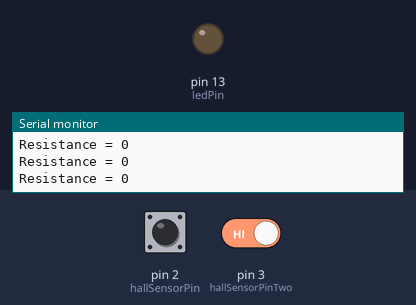
The sketch below on a simulated Arduino Uno, built with avr-gcc and run on an emulated ATmega328P. On the bench: output pins drawn as LEDs (lit = HIGH), the last lines printed to the serial monitor. The inputs (shaded band) are chosen by the test bench; at power-on: pin 2 (hallSensorPin) HIGH, pin 3 (hallSensorPinTwo) HIGH.

Above: at 1.2 s.
1.3 s: pin 2 (hallSensorPin) driven LOW
At 2.5 s:
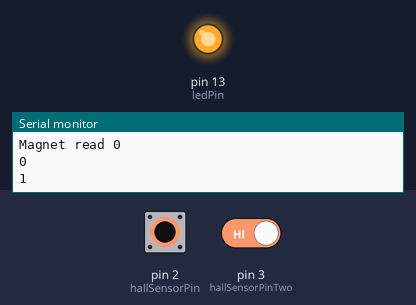
2.8 s: pin 3 (hallSensorPinTwo) driven LOW
5.8 s: pin 2 (hallSensorPin) driven HIGH and pin 3 (hallSensorPinTwo) driven HIGH
8.8 s: pin 2 (hallSensorPin) pulsed LOW 2 times (0.12 s each, 0.3 s apart)
Timing chart, 0 to 11.8 s (numbered marks = the images above; inputs shaded):
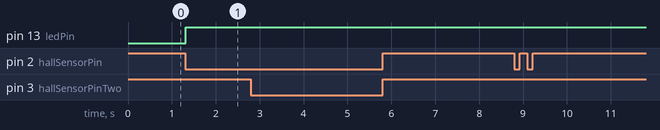

The sketch:

HallEffectRetrofit_both_Directions_work.ino
```cpp
int hallSensorPin = 2;
int hallSensorPinTwo = 3;
//int hallSensorPinThree = 4;
//int hallSensorPinFour = 5;
int ledPin = 13;
int stateOne = 0;
int stateTwo = 0;
//int stateThree = 0;
//int stateFour = 0;
unsigned long counter = 0;
int hasOneGoneOff = 0;
int hasTwoGoneOff = 0;
//int hasThreeGoneOff = false;
//int hasFourGoneOff = true;

void setup() {
  // code here, to run once:
 Serial.begin(9600);
 pinMode(ledPin, OUTPUT);
 pinMode(hallSensorPin, INPUT);
 pinMode(hallSensorPinTwo, INPUT);
 //pinMode(hallSensorPinThree, INPUT);
 //pinMode(hallSensorPinFour, INPUT);

}

void loop() {
  // main code here, to run repeatedly:
stateOne = digitalRead(hallSensorPin);
stateTwo = digitalRead(hallSensorPinTwo);
//stateThree = digitalRead(hallSensorPinThree);
//stateFour = digitalRead(hallSensorPinFour);


if(stateOne == LOW && hasOneGoneOff == 0) {
  counter++;
  hasOneGoneOff = 1;
  hasTwoGoneOff = 0;
  digitalWrite(ledPin, HIGH);
  Serial.print("Magnet read ");
  Serial.println(counter);
  Serial.println(hasOneGoneOff);
  Serial.println(hasTwoGoneOff);
  delay(1000);
  //when state is low, that means magnet was detected so we send a signal to the ledPin to register the magnet.
  //I need to also write some logic so we know which hall sensor was detected first. This will allow me to know the direction of spin.
}
else if(stateOne == LOW && hasOneGoneOff == 1 && counter > 0) {
  counter--;
  hasOneGoneOff = 0;
  hasTwoGoneOff = 1;
  digitalWrite(ledPin, HIGH);
  Serial.print("Magnet read ");
  Serial.println(counter);
  Serial.println(hasOneGoneOff);
  Serial.println(hasTwoGoneOff);
  delay(1000);
}


//if sensor two is activated and sensor one was activated last, add resistance
if(stateTwo == LOW && hasTwoGoneOff == 0) {
  counter++;
  hasOneGoneOff = 0;
  hasTwoGoneOff = 1;
  Serial.print("H2 Magnet read");
  Serial.print(hasOneGoneOff);
  Serial.print(hasTwoGoneOff);
  delay(1000);
}

//if sensor two is activated and sensor three was activated last, substract resistance
else if(stateTwo == LOW && hasTwoGoneOff == 1 && counter > 0) {
  counter--;
  hasOneGoneOff = 1;
  hasTwoGoneOff = 0;
  Serial.print("H2 Magnet read");
  Serial.print(hasOneGoneOff);
  Serial.print(hasTwoGoneOff);
  delay(1000);
}
//need to account for when resistance and counter are already zero and sensor two is activated (i.e when sensor one is false and two is true but counter is zero). Theoretically once at zero, sensor two can only be reactivated if sensor one is passed first (so this case should never arise) but still want to account for it.

if(stateTwo == LOW && counter == 0) {
  Serial.print("Wow!");
  delay(1000);
}

if(counter == 0) {
  Serial.println("Resistance = 0");
}
else if(counter == 1) {
  Serial.println("Resistance = 15");
}
else if(counter == 2) {
  Serial.println("Resistance = 30");
}
else if(counter == 3) {
  Serial.println("Resistance = 50");
}
else if(counter == 4) {
  Serial.println("Resistance = 70");
}
else if(counter == 5) {
  Serial.println("Resistance = 100");
}

}
```

Measured:
- after the input at 1.3 s, pin 13 (ledPin): LOW → HIGH at once
